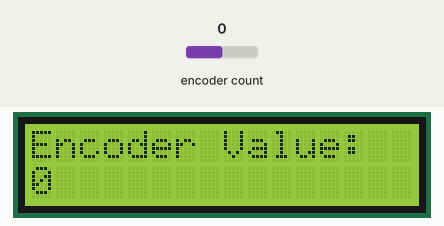
Simulated run of this sketch. Board: Arduino Uno, built with avr-gcc and run on an emulated ATmega328P. Shown: 16×2 character LCD. The test bench sets the inputs (shaded band); at power-on: encoder count 0.

Above: at 1.2 s.
1.3 s: encoder count set to 1
At 2.5 s:
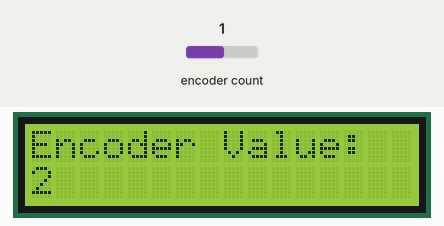
2.8 s: encoder count set to 2
At 3.8 s:
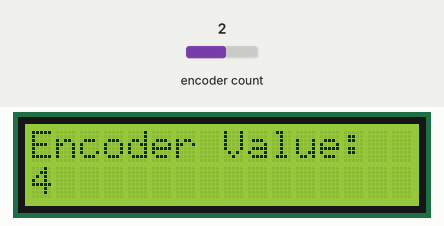
4.3 s: encoder count set to 3
At 4.9 s:
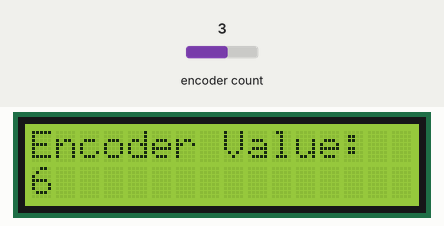
Timing chart, 0 to 7.3 s (numbered marks = the images above; inputs shaded):
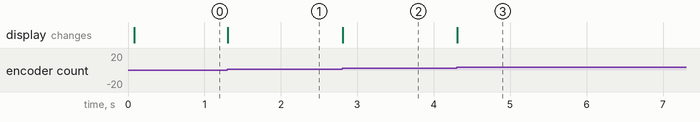

The sketch:

rotary_encoder_demo.ino
```cpp
#include <Wire.h>
#include <LiquidCrystal_I2C.h>
#include <Encoder.h>


// LCD config
LiquidCrystal_I2C lcd(0x27, 16, 2); // Adjust 0x27 if needed

Encoder myEnc(5,6);

char buf[17];

void setup() {
  lcd.init();
  lcd.backlight();
  lcd.setCursor(0, 0);
  lcd.print("Encoder Value:");

}

long oldPosition  = -999;

void loop() {
 //lcd.clear();
 //delay(100);
long newPosition = myEnc.read();
  if (newPosition != oldPosition) {
    int newPos = newPosition/2;
    oldPosition = newPos;
    sprintf(buf, "%-5d", newPos); // left-align with 5-character field
    lcd.setCursor(0, 1);
    lcd.print(buf);
  }
}
```

Measured:
- after the input at 1.3 s, the display: changes at once (image 1)
- after the input at 2.8 s, the display: changes at once (image 2)
- after the input at 4.3 s, the display: changes at once (image 3)
